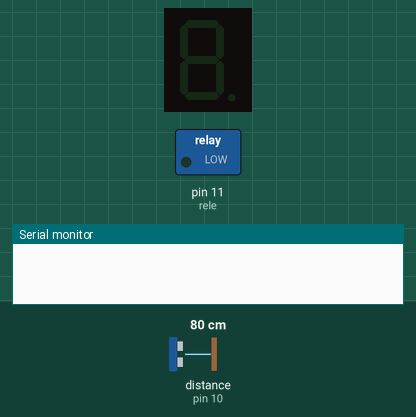
The sketch below on a simulated Arduino Uno, built with avr-gcc and run on an emulated ATmega328P. On the bench: 1-digit seven-segment display, switched loads named in the sketch (green lamp = pin HIGH), the last lines printed to the serial monitor. Wiring (inferred from the names in the program): ultrasonic range finder: trigger pin 9; echo pin 10; 1-digit 7-segment display, segments lit when HIGH: segments pin 2, pin 3, pin 4, pin 5, pin 6, pin 7, pin 8. The test bench sets the inputs (shaded band); at power-on: distance to the obstacle (sensor on pin 10) 80 cm. The echo pulse lasts 58.3 µs per cm; the segment pins are drawn as the display they are named for; pins used as bus, display or sensor lines are not drawn.

Above: at 1.8 s.
1.9 s: distance to the obstacle (sensor on pin 10) set to 13 cm
3.4 s: distance to the obstacle (sensor on pin 10) set to 10 cm
At 3.9 s:
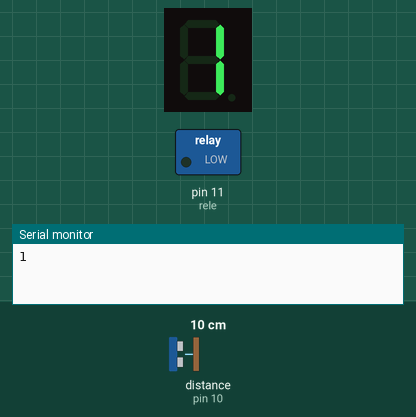
6.5 s: distance to the obstacle (sensor on pin 10) set to 8 cm
At 8.7 s:
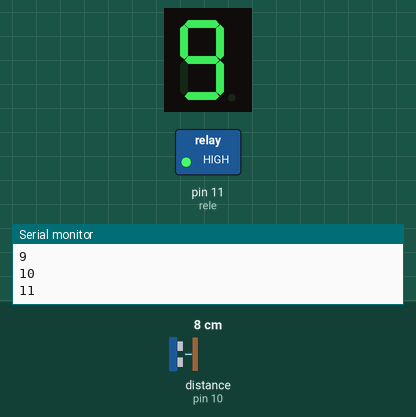
9.5 s: distance to the obstacle (sensor on pin 10) set to 5 cm
Timing chart, 0 to 12.0 s (numbered marks = the images above; inputs shaded):
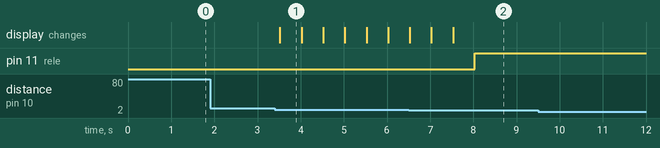

The sketch:

Contador_de_Aforo.ino
```cpp
/*
   Fundacion Kinal
   Centro educativo tecnico laboral Kinal
   Quinto perito
   Quinto electronica
   Codigo Tecnico: EB5AM
   Curso: Taller de electronica digital y reparacion de computadoras I
   Proyecto: Contador de aforo
   Nombre: Jared Hernan Ruiz Anleu
   Fecha: 21/04/23
*/
#define disparo  9 //definimos el pin al que conectaremos el trigger
#define receptor  10 //definimos el pin al que conetaremos el echo

#define A  2
#define B  3
#define C  4
#define D  5
#define E  6
#define F  7
#define G  8

#define rele  11

int contador = 0;

void setup() {
  Serial.begin(9600);
  pinMode(disparo, OUTPUT);//definimos la variable disparo como una salida
  pinMode(receptor,INPUT);//definimos la variable receptro como una entrada
  pinMode(rele,OUTPUT);
  digitalWrite(rele, LOW);
  pinMode(A,OUTPUT);
  pinMode(B,OUTPUT);
  pinMode(C,OUTPUT);
  pinMode(D,OUTPUT);
  pinMode(E,OUTPUT);
  pinMode(F,OUTPUT);
  pinMode(G,OUTPUT);

}
void loop() {
  long sensor, distancia; //variables para saber ditancia

  delay(500);
  digitalWrite(disparo,LOW);
  delayMicroseconds(2);
  digitalWrite(disparo,HIGH);
  delayMicroseconds(10);
  digitalWrite(disparo,LOW);
  sensor = pulseIn(receptor,HIGH);
  distancia = sensor/59;

 if(distancia >= 6 && distancia <= 10){
     contador++;
     Serial.println(contador);
     Para_jalarNumero(contador);
 }
 if(contador >= 10){
  digitalWrite(rele,HIGH);
 }
}

  void Para_jalarNumero(int contador){
    switch(contador){
      case 0:
       Numero_0_display();
       break;

      case 1:
       Numero_1_display();
       break;

      case 2:
       Numero_2_display();
       break;

      case 3:
       Numero_3_display();
       break;

      case 4:
       Numero_4_display();
       break;

      case 5:
       Numero_5_display();
       break;

      case 6:
       Numero_6_display();
       break;

      case 7:
       Numero_7_display();
       break;

      case 8:
       Numero_8_display();
       break;

      case 9:
       Numero_9_display();
       break;
    }
    }
   void Numero_0_display(){
     digitalWrite(A,HIGH);
     digitalWrite(B,HIGH);
     digitalWrite(C,HIGH);
     digitalWrite(D,HIGH);
     digitalWrite(E,HIGH);
     digitalWrite(F,HIGH);
     digitalWrite(G,LOW);
   }
   void Numero_1_display(){
     digitalWrite(A,LOW);
     digitalWrite(B,HIGH);
     digitalWrite(C,HIGH);
     digitalWrite(D,LOW);
     digitalWrite(E,LOW);
     digitalWrite(F,LOW);
     digitalWrite(G,LOW);
   }
   void Numero_2_display(){

     digitalWrite(A,HIGH);
     digitalWrite(B,HIGH);
     digitalWrite(C,LOW);
     digitalWrite(D,HIGH);
     digitalWrite(E,HIGH);
     digitalWrite(F,LOW);
     digitalWrite(G,HIGH);
   }
   void Numero_3_display(){
     digitalWrite(A, HIGH);
     digitalWrite(B, HIGH);
     digitalWrite(C, HIGH);
     digitalWrite(D, HIGH);
     digitalWrite(E, LOW);
     digitalWrite(F, LOW);
     digitalWrite(G, HIGH);
   }
   void Numero_4_display(){
     digitalWrite(A,LOW);
     digitalWrite(B,HIGH);
     digitalWrite(C,HIGH);
     digitalWrite(D,LOW);
     digitalWrite(E,LOW);
     digitalWrite(F,HIGH);
     digitalWrite(G,HIGH);
   }
   void Numero_5_display(){
     digitalWrite(A,HIGH);
     digitalWrite(B,LOW);
     digitalWrite(C,HIGH);
     digitalWrite(D,HIGH);
     digitalWrite(E,LOW);
     digitalWrite(F,HIGH);
     digitalWrite(G,HIGH);
   }
   void Numero_6_display(){
     digitalWrite(A,HIGH);
     digitalWrite(B,LOW);
     digitalWrite(C,HIGH);
     digitalWrite(D,HIGH);
     digitalWrite(E,HIGH);
     digitalWrite(F,HIGH);
     digitalWrite(G,HIGH);
   }
   void Numero_7_display(){
     digitalWrite(A,HIGH);
     digitalWrite(B,HIGH);
     digitalWrite(C,HIGH);
     digitalWrite(D,LOW);
     digitalWrite(E,LOW);
     digitalWrite(F,LOW);
     digitalWrite(G,LOW);
   }
   void Numero_8_display(){
     digitalWrite(A,HIGH);
     digitalWrite(B,HIGH);
     digitalWrite(C,HIGH);
     digitalWrite(D,HIGH);
     digitalWrite(E,HIGH);
     digitalWrite(F,HIGH);
     digitalWrite(G,HIGH);
   }
   void Numero_9_display(){
     digitalWrite(A,HIGH);
     digitalWrite(B,HIGH);
     digitalWrite(C,HIGH);
     digitalWrite(D,HIGH);
     digitalWrite(E,LOW);
     digitalWrite(F,HIGH);
     digitalWrite(G,HIGH);
   }
```

Measured:
- after the input at 1.9 s, every drawn part: stays the same
- after the input at 3.4 s, the display: changes after 0.12 s (image 1)
- after the input at 9.5 s, every drawn part: stays the same
- what the display in image 1 shows lasts 0.5 s, from 3.5 s to 4.0 s
